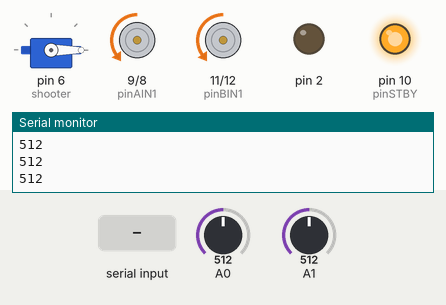
Recording of a sketch running on a simulated Arduino Uno, built with avr-gcc and run on an emulated ATmega328P. Parts: servo, motor-driver pin pairs drawn as motors (green arrow = first pin HIGH = forward, orange = second pin HIGH = backward, longer = more drive, scaled by the enable pin, stopped while the standby pin is LOW), output pins drawn as LEDs (lit = HIGH), the last lines printed to the serial monitor. The inputs (shaded band) are chosen by the test bench; at power-on: A0 = 512, A1 = 512. Random numbers use the default seed unless the sketch sets one.

Above: at 1.2 s.
1.3 s: A0 set to 166
2.8 s: A0 set to 137
At 3.9 s:
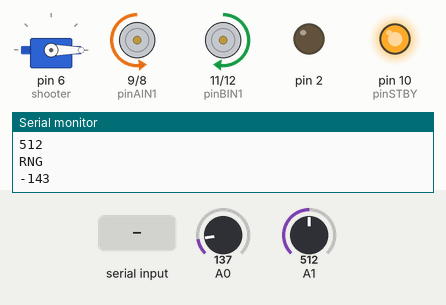
At 4.8 s:
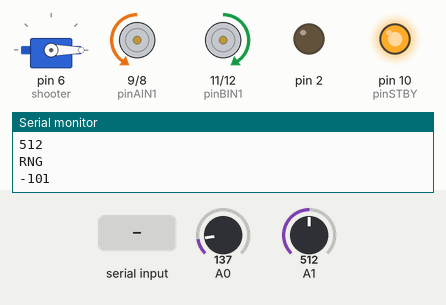
5.8 s: "1" received over Serial
At 9.9 s:
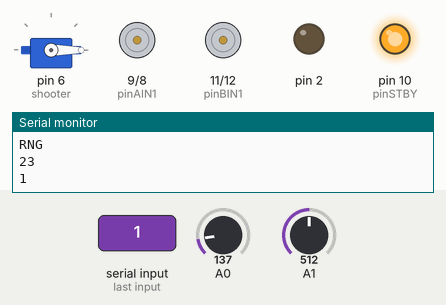
Timing chart, 0 to 21.1 s (numbered marks = the images above; inputs shaded):
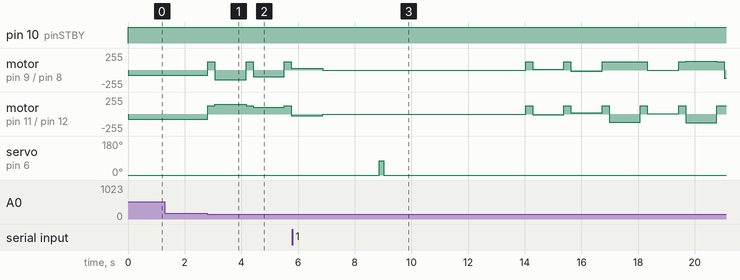

The sketch:

RobotArduinoControl.ino
```cpp
#include <Servo.h>

Servo shooter;

//Motor 1
int pinAIN1 = 9; //Direction
int pinAIN2 = 8; //Direction
int pinPWMA = 3; //Speed

//Motor 2
int pinBIN1 = 11; //Direction
int pinBIN2 = 12; //Direction
int pinPWMB = 5; //Speed

//Standby
int pinSTBY = 10;

//Constants to help remember the parameters
static boolean turnCW = 0;  //for motorDrive function
static boolean turnCCW = 1; //for motorDrive function
static boolean motor1 = 0;  //for motorDrive, motorStop, motorBrake functions
static boolean motor2 = 1;  //for motorDrive, motorStop, motorBrake functions

void robotRoaming() {

   //Drive both motors CW, full speed
  motorDrive(motor1, turnCCW, 80);
  motorDrive(motor2, turnCCW, 80);

if(Serial.available() > 0) {
    char data = Serial.read();
    char str[2];
    str[0] = data;
    str[1] = '\0';
    Serial.print(str);

        if(data=1)
        {
        motorBrake (motor1);
        motorBrake (motor2);
        delay(2000);//Stop everything!
        shooter.write(75);
        delay(160);
        shooter.write(0);
        delay(5000);
        }

}


  int ledgeReading = analogRead(A0);
  int obstacleReading = analogRead(A1);
  Serial.println(obstacleReading);
  if (ledgeReading < 150 || obstacleReading < 100)
{
  motorDrive(motor1, turnCW, 125);
  motorDrive(motor2, turnCW, 125);


  delay(250);

  int RNG = random(-150,150);
  Serial.println("RNG");
  Serial.println(RNG);
  if (RNG < 0)
  {
    RNG = -RNG;
    motorDrive(motor1,turnCCW,RNG);
    motorDrive(motor2,turnCW,RNG);
  }
  else
  {
    motorDrive(motor1,turnCW,RNG);
    motorDrive(motor2,turnCCW,RNG);
  }

  delay(1000);
}

delay(100);
}

void motorDrive(boolean motorNumber, boolean motorDirection, int motorSpeed)
{
  /*
  This Drives a specified motor, in a specific direction, at a specified speed:
    - motorNumber: motor1 or motor2 ---> Motor 1 or Motor 2
    - motorDirection: turnCW or turnCCW ---> clockwise or counter-clockwise
    - motorSpeed: 0 to 255 ---> 0 = stop / 255 = fast
  */

  boolean pinIn1;  //Relates to AIN1 or BIN1 (depending on the motor number specified)


//Specify the Direction to turn the motor
  //Clockwise: AIN1/BIN1 = HIGH and AIN2/BIN2 = LOW
  //Counter-Clockwise: AIN1/BIN1 = LOW and AIN2/BIN2 = HIGH
  if (motorDirection == turnCW)
    pinIn1 = HIGH;
  else
    pinIn1 = LOW;

//Select the motor to turn, and set the direction and the speed
  if(motorNumber == motor1)
  {
    digitalWrite(pinAIN1, pinIn1);
    digitalWrite(pinAIN2, !pinIn1);  //This is the opposite of the AIN1
    analogWrite(pinPWMA, motorSpeed);
  }
  else
  {
    digitalWrite(pinBIN1, pinIn1);
    digitalWrite(pinBIN2, !pinIn1);  //This is the opposite of the BIN1
    analogWrite(pinPWMB, motorSpeed);
  }


//Finally , make sure STBY is disabled - pull it HIGH
  digitalWrite(pinSTBY, HIGH);

}

void motorBrake(boolean motorNumber)
{
/*
This "Short Brake"s the specified motor, by setting speed to zero
*/

  if (motorNumber == motor1)
    analogWrite(pinPWMA, 0);
  else
    analogWrite(pinPWMB, 0);

}


void motorStop(boolean motorNumber)
{
  /*
  This stops the specified motor by setting both IN pins to LOW
  */
  if (motorNumber == motor1) {
    digitalWrite(pinAIN1, LOW);
    digitalWrite(pinAIN2, LOW);
  }
  else
  {
    digitalWrite(pinBIN1, LOW);
    digitalWrite(pinBIN2, LOW);
  }
}


void motorsStandby()
{
  /*
  This puts the motors into Standby Mode
  */
  digitalWrite(pinSTBY, LOW);
}

void setup() {
  //Set the PIN Modes
  pinMode(pinPWMA, OUTPUT);
  pinMode(pinAIN1, OUTPUT);
  pinMode(pinAIN2, OUTPUT);

  pinMode(pinPWMB, OUTPUT);
  pinMode(pinBIN1, OUTPUT);
  pinMode(pinBIN2, OUTPUT);

  pinMode(2,OUTPUT);
  pinMode(6,OUTPUT);
  pinMode(pinSTBY, OUTPUT);
  shooter.attach(6);
  shooter.write(0);
  Serial.begin(9600); // use the same baud-rate as the python side
}

void loop() {

        robotRoaming();//Move the Arduino forward as ususal

}
```

Measured:
- the behaviour switches between 150 and 149 on A0 (found by bisection; images 0 and 1)
- after the input at 5.8 s, servo on pin 6 (shooter): 0° → 75° after 3.1 s, → 0° 0.16 s later
